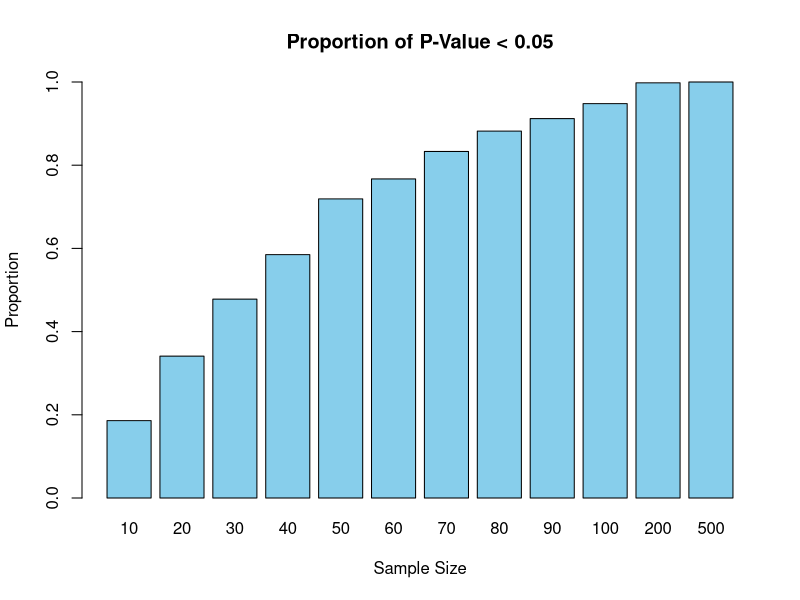
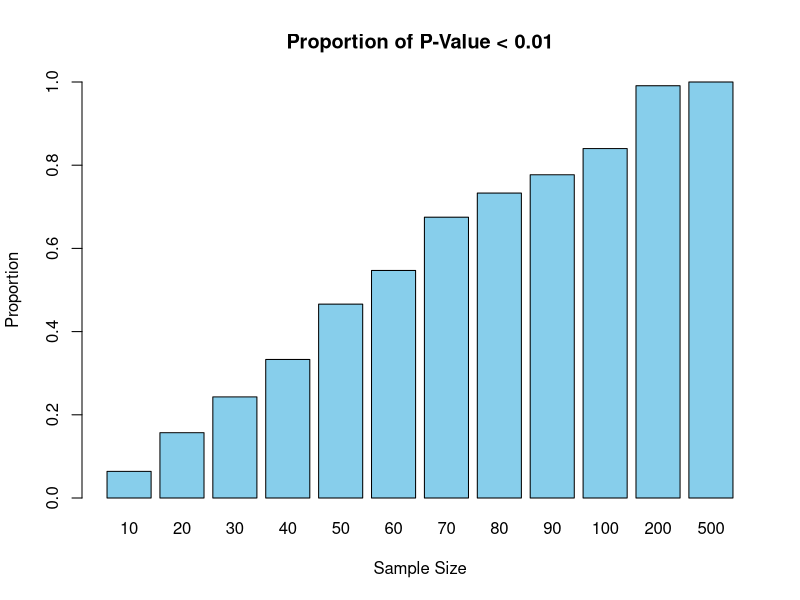

Write the R code that produced these figures, in order.
## ---- chunk 1
knitr::opts_chunk$set(echo = TRUE)
## ---- chunk 2
#Generate 1000 experiments for samples of various sizes.
simulations <- 1000
sample.size <- c(seq(10, 100, by = 10),200, 500)
p_values <- array(NA, dim = c(simulations, length(sample.size)))
for(i in 1 : simulations) {
  for(j in 1 : length(sample.size)) {
    groupA <- rnorm(sample.size[j], mean = 190, sd = 40)
    groupB <- rnorm(sample.size[j], mean = 170, sd = 40)
    p_values[i,j] <- t.test(groupA, groupB)$p.value
  }
}

prop.sum <- numeric(length(sample.size))
for (i in 1 : length(sample.size)) {
  prop.sum[i] <- sum(p_values[, i] < 0.05) / simulations
}
prop.sum

par(mfrow = c(1, 1))
barplot(prop.sum, ylim = 0:1, xlab = "Sample Size", ylab = "Proportion",
        names.arg = sample.size, col = "skyblue", main = "Proportion of P-Value < 0.05")

## ---- chunk 3
prop.sum <- numeric(length(sample.size))
for (i in 1 : length(sample.size)) {
  prop.sum[i] <- sum(p_values[, i] <= 0.01) / simulations
}
prop.sum

par(mfrow = c(1, 1))
barplot(prop.sum, ylim = 0:1, xlab = "Sample Size", ylab = "Proportion",
        names.arg = sample.size, col = "skyblue", main = "Proportion of P-Value < 0.01")

